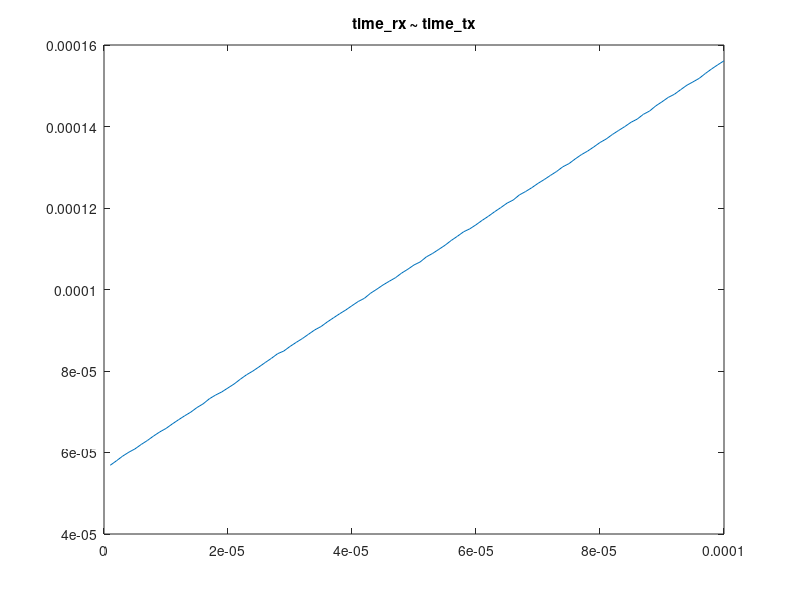
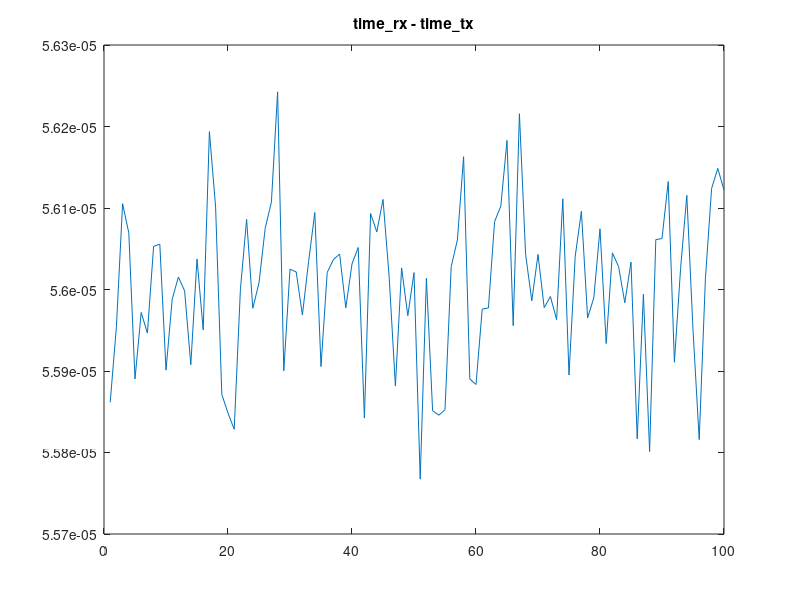
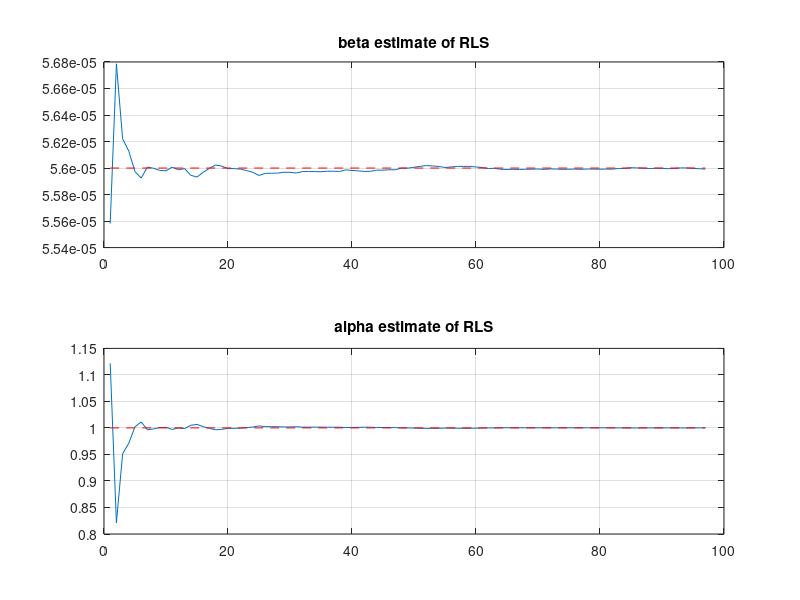

These charts were generated, in order, by the following MATLAB code:
% Created by chenxy @ 2019-11-23
% About Least Square and Recursive Least Square, refer to 
%    Gilbert Strang: <<Introduction to Applied mathmatics>> chapter2.

clear all; close all; clc
format long

f1    = 1e6;              % TX frequency.
f2    = f1 * (1 + 100e-6);% RX frequency. Assuming 100ppm frequency difference.
alpha = (f2/f1);          % Frequency ratio.
beta  = randi(100) * (1/f1);       % Initial time offset.
sigma = 0.1 * (1/f1);     % Measurement noise standard deviation, assuming 1/10 of sync period.
N     = 100;              % Number of measurement samples
noise = sigma * randn(N,1);

time_tx = (1/f1) * [1:1:N]';
time_rx = time_tx * alpha + beta + noise;

%%1. Least Sqaure solution.
[P,S] = polyfit(time_tx,time_rx,1);
rxtime_pred = polyval(P,time_tx);
fprintf(1,'polyfit solution:\n');
fprintf(1, 'ref = [beta alpha] = %g %g\n', beta, alpha);
fprintf(1, 'x   = [beta alpha] = %g %g\n', P(2), P(1));

%%2. Least Sqaure solution.
fprintf(1,'Least Square solution:\n');
%Coefficient matrix
A = [ones(N,1) time_tx];    % (N,2)
b = time_rx;

%Least square solution
x = inv(A' * A) * A' * b;

fprintf(1, 'x   = [beta alpha] = %g %g\n', x(1), x(2));

figure;
plot(time_tx, time_rx); title('time\_rx ~ time\_tx');

figure;
plot(time_rx - time_tx); title('time\_rx - time\_tx');

%%3. Recursive Least Square solution.
fprintf(1,'\n\n\n');
fprintf(1,'Recursive Least Square solution\n');
%3.1 First take M samples for an initial Least Square solution.
M  = 3;
A0 = [ones(M,1) time_tx(1:M)];    % (N,2)
b0 = time_rx(1:M);

x0 = inv(A0' * A0) * A0' * b0;
fprintf(1, 'x0   = [beta alpha] = %g %g\n', x0(1), x0(2));

%3.2 Iterate over each of the left samples
sigma2 = sigma * sigma;
P0     = (1/sigma2) * (A0' * A0);
Pnew   = P0;
xnew   = x0;
x      = zeros(N-M,2);
for k = M+1 : N
    Pnew  = inv(inv(Pnew) + (1/sigma2)*[1 time_tx(k); time_tx(k) time_tx(k)*time_tx(k)]);
    Kgain = (1/sigma2) * Pnew * [1 time_tx(k)]';
    xnew  = xnew + Kgain * (time_rx(k) - [1 time_tx(k)]*xnew);
    x(k-M,:)  = xnew;
end

fprintf(1, 'x_last   = [beta alpha] = %g %g\n', x(end,1), x(end,2));

figure;
subplot(2,1,1); plot(x(:,1)); title('beta estimate of RLS'); hold on; grid on;
                line([1 N-M],[beta beta],'Color','red','LineStyle','--');
subplot(2,1,2); plot(x(:,2)); title('alpha estimate of RLS');hold on; grid on;
                line([1 N-M],[alpha alpha],'Color','red','LineStyle','--');